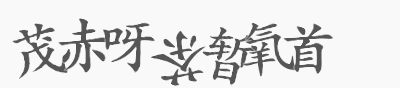
#> input picture CaptchaData/1.gif, 400 x 88 px
$ python -i ImageUtil.py   (imports and definitions only)
#> lines starting #> are read from the running program, lines starting #| are printed output that depends on the picture
#> further down, picture is the input picture: shape (88, 400, 3); min 85, max 249, mean 225.7

#%%
import os
import  random

import cv2
import matplotlib.pyplot as plt
import numpy as np
from PIL import Image, ImageDraw
from sklearn.cluster import KMeans
from queue import  Queue
#%%
class ImageProcessing(object):

    @staticmethod
    def reverse(img):
        return  255 - img
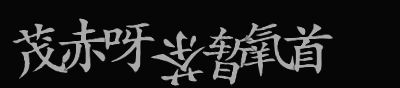
#> returned value: shape (88, 400, 3); min 6, max 170, mean 29.3

    @staticmethod
    def closing(img,kernel_size = 3):
        """
        开运算
        :param img:
        :param kernel_size:
        :return:
        """
        img = img.copy()
        img = ImageProcessing.reverse(img)
        kernel = cv2.getStructuringElement(cv2.MORPH_RECT, (kernel_size, kernel_size))
        img = cv2.dilate(img,kernel)
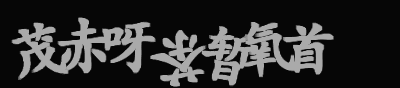
#> img: shape (88, 400, 3); min 6, max 170, mean 45.6
        img = cv2.erode(img,kernel)
        # img = cv2.morphologyEx(img, cv2.MORPH_CLOSE, kernel)  # 闭运算
        img = ImageProcessing.reverse(img)
        return  img

    # [49 lines left out: functions opening, erode, dilate, delete_spot, not called in this run]

    moves = [(1,0),(-1,0), (0, 1), (0, -1), (1,1), (1, -1),(-1, 1), (-1, -1)]
    # [137 lines left out: functions __bfs, crop_margin, get_img, plot_line, get_outline, __white_plot_num and 1 more, not called in this run]


#%%


class Captha2Words(object):

    # [126 lines left out: functions __init__, run, test, get_words, get_word, Kmeans and 2 more, not called in this run]

# [10 lines not run here, left out]

#%%

>>> import cv2
>>> picture = cv2.imread('CaptchaData/1.gif')
>>> result = ImageProcessing().closing(picture)

$ run again, on CaptchaData/13.gif
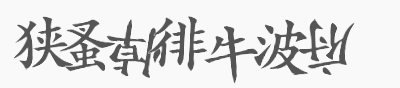
#> input picture CaptchaData/13.gif, 400 x 88 px
#> picture is the input picture: shape (88, 400, 3); min 85, max 249, mean 221.7
#> in reverse, `return  255 - img`:
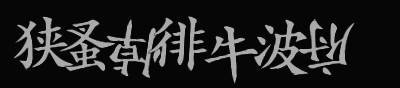
#> returned value: shape (88, 400, 3); min 6, max 170, mean 33.3
#> in closing, `img = cv2.dilate(img,kernel)`:
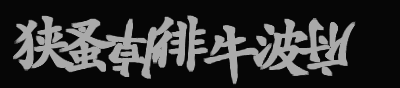
#> img: shape (88, 400, 3); min 6, max 170, mean 50.6

$ run again, on CaptchaData/14.gif
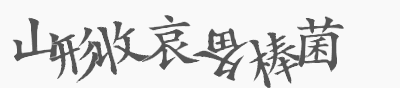
#> input picture CaptchaData/14.gif, 400 x 88 px
#> picture is the input picture: shape (88, 400, 3); min 85, max 249, mean 223.9
#> in reverse, `return  255 - img`:
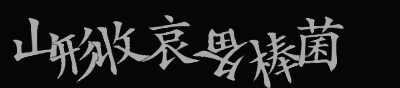
#> returned value: shape (88, 400, 3); min 6, max 170, mean 31.1
#> in closing, `img = cv2.dilate(img,kernel)`:
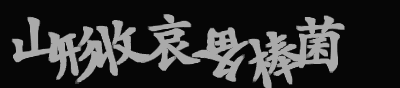
#> img: shape (88, 400, 3); min 6, max 170, mean 47.2

$ run again, on CaptchaData/15.gif
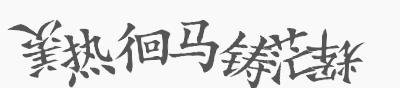
#> input picture CaptchaData/15.gif, 400 x 88 px
#> picture is the input picture: shape (88, 400, 3); min 85, max 249, mean 222.6
#> in closing, `img = cv2.erode(img,kernel)`:
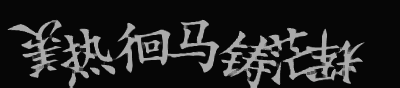
#> img: shape (88, 400, 3); min 6, max 170, mean 33.9
#> in reverse (call 2), `return  255 - img`:
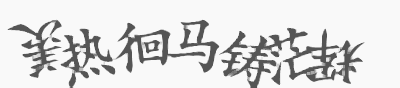
#> returned value: shape (88, 400, 3); min 85, max 249, mean 221.1
